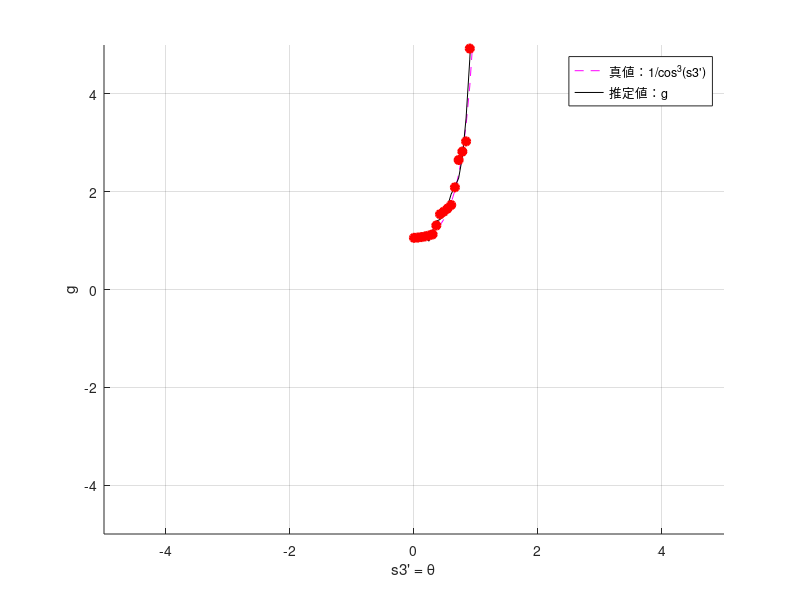
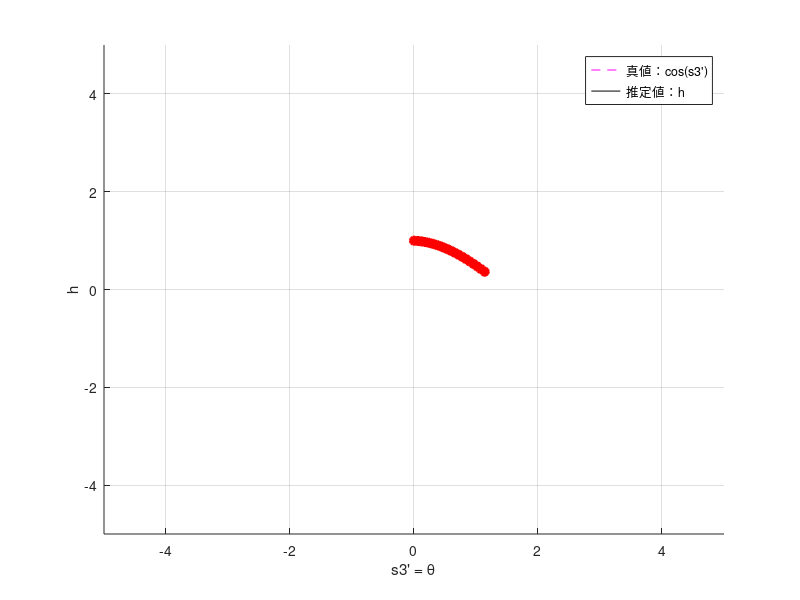

These figures' MATLAB source, in order:
clear;
close all;
load('all_estimation.mat')

tic

%---サンプル収集と誤差関数の定義----------------------------------------------------

dk1 = 0.1;   % 時間刻み
K1fin = 1.9;  %シミュレーション終了時間, length(k) = Kfin + 1
k1 = [0:dk1:K1fin];

u1_b1 = ones(length(k1),1) * 0.5; % 並進速度
u2_b1 = ones(length(k1),1) * (0.6); % 回転角速度

si_b1 = zeros(length(k1),3); % 観測するセンサ変数 , s = (s1, s2, s3) = (x ,y, θ)
si_b1(1,:) = [1 1 pi/4];    % (s1, s2, s3)の初期値を設定

si_c1 = zeros(length(k1),3); % 補正後のセンサ変数(zi,z3空間と等しい)、結果比較用
si_c1(1,:) = [0 0 0];


imax_g = 14;
imax_h = 10;

mean_g = zeros(imax_g,3);
var_g = 1;

mean_h = zeros(imax_h,3);
var_h = 1;

for i = 1 : imax_g
    mean_g(i,1) = i * 0.1;
    mean_g(i,2) = i * 0.1;
    mean_g(i,3) = i * 0.1;
end

for i = 1 : imax_h
    mean_h(i,1) = i * 0.1 - 0.25;
    mean_h(i,2) = i * 0.1 - 0.25;
    mean_h(i,3) = i * 0.1 - 0.25;
end


phi_g = zeros(length(k1),imax_g);
phi_h = zeros(length(k1),imax_h);

w_g = zeros(imax_g,1);
w_h = zeros(imax_h,1);

g_est = zeros(length(k1),1);
h_est = zeros(length(k1),1);


for j = 1 : length(k1)

    for i = 1 : imax_g
        phi_g(j,i) = exp( - sqrt( (si_b1(j,1) - mean_g(i,1)) ^ 2 + (si_b1(j,2) - mean_g(i,2)) ^ 2 + (si_b1(j,3) - mean_g(i,3)) ^ 2 ) / (2 * var_g ^ 2) );
    end
    
    for i = 1 : imax_h
        phi_h(j,i) = exp( - sqrt( (si_b1(j,1) - mean_h(i,1)) ^ 2 + (si_b1(j,2) - mean_h(i,2)) ^ 2 + (si_b1(j,3) - mean_h(i,3)) ^ 2 ) / (2 * var_h ^ 2) );
    end

    if j < length(k1) 

        si_b1(j+1,3) = si_b1(j,3) + u2_b1(j+1) * dk1;
        si_b1(j+1,1) = si_b1(j,1) + u1_b1(j+1) * cos(si_b1(j+1,3)) * dk1;
        si_b1(j+1,2) = si_b1(j,2) + u1_b1(j+1) * sin(si_b1(j+1,3)) * dk1;

        si_c1(j+1,3) = si_c1(j,3) + u2_b1(j+1) * dk1;
        si_c1(j+1,1) = si_c1(j,1) + u1_b1(j+1) * cos(si_c1(j+1,3)) * dk1;
        si_c1(j+1,2) = si_c1(j,2) + u1_b1(j+1) * sin(si_c1(j+1,3)) * dk1;

    end

end


w_g = (transpose(phi_g) * phi_g) \ transpose(phi_g) * g_b1;
w_h = (transpose(phi_h) * phi_h) \ transpose(phi_h) * h_b1;


g_est = phi_g * w_g;
h_est = phi_h * w_h;


%---g,hのplot--------------------------------------------------------

figure;
hold on;
grid on;

axis([-5 5 -5 5]) % π/2 ≒ 1.57

for i = 1 : length(k1)
    g_ans(i) = 1 / (cos(si_c1(i,3)) * cos(si_c1(i,3)) * cos(si_c1(i,3)));
end

plot(si_c1(:,3), g_ans(:), '--m', si_c1(:,3), g_est(:), '-k', si_c1(:,3), g_b1(:),'o','MarkerEdgeColor','red','MarkerFaceColor','red','LineWidth', 1.5)
xlabel("s3' = θ")
ylabel('g')
legend("真値：1/cos^3(s3')",'推定値：g')

hold off;


figure;
hold on;
grid on;

axis([-5 5 -5 5]) % π/2 ≒ 1.57

plot(si_c1(:,3), cos(si_c1(:,3)), '--m', si_c1(:,3), h_est(:), '-k', si_c1(:,3), h_b1(:),'o','MarkerEdgeColor','red','MarkerFaceColor','red','LineWidth', 1.5)
xlabel("s3' = θ")
ylabel("h")
legend("真値：cos(s3')",'推定値：h')

hold off;



toc